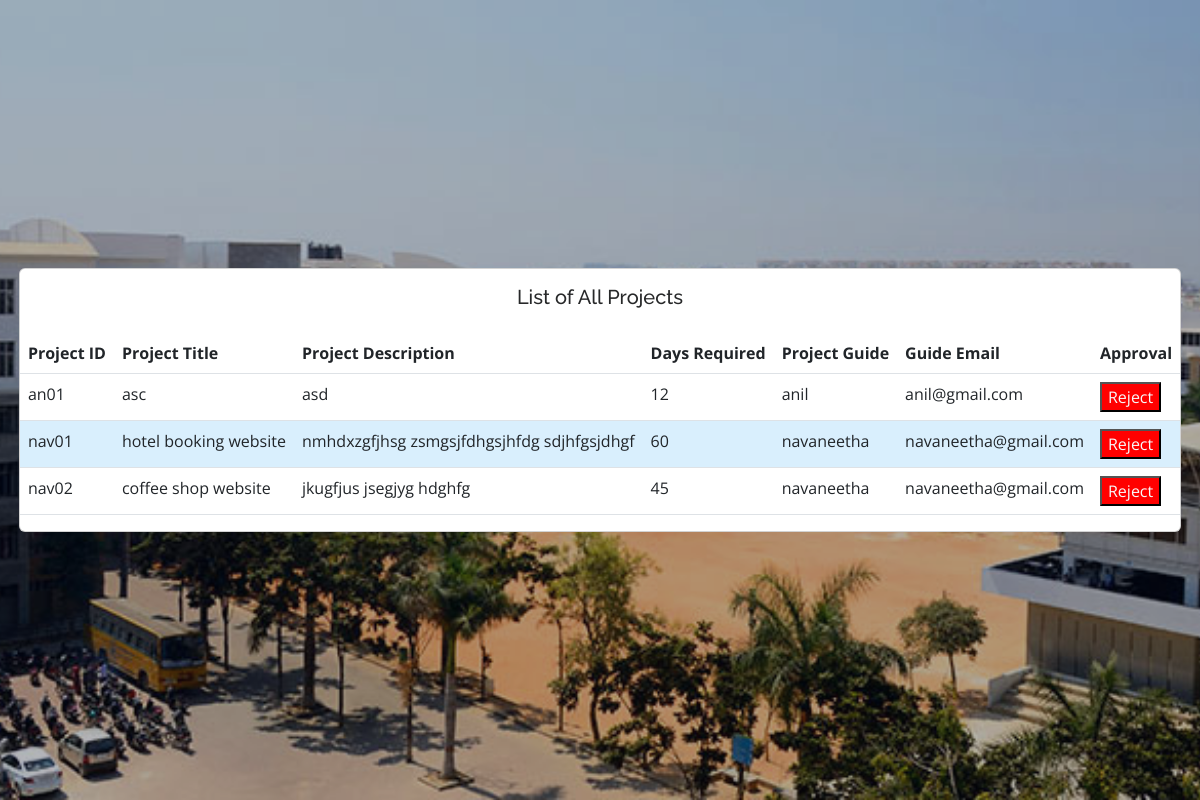
Screenshot of /iPortfolio/master-project-details.php with the database file from the repository.
### tables this page shows
CREATE TABLE `project` (
  `projectid` varchar(11) NOT NULL,
  `projectdescription` text NOT NULL,
  `projecttitle` varchar(1000) NOT NULL,
  `workingdays` int(11) NOT NULL,
  `guideemail` varchar(30) DEFAULT NULL,
  `guidename` varchar(50) DEFAULT NULL
);

### iPortfolio/master-project-details.php (the view, shortened to what this page needs)
<!DOCTYPE html>
<html lang="en">
<head>
  <link href="assets/vendor/aos/aos.css" rel="stylesheet">
  <link href="assets/vendor/bootstrap/css/bootstrap.min.css" rel="stylesheet">
  <link href="assets/vendor/bootstrap-icons/bootstrap-icons.css" rel="stylesheet">
  <link href="assets/vendor/boxicons/css/boxicons.min.css" rel="stylesheet">
  <link href="assets/vendor/glightbox/css/glightbox.min.css" rel="stylesheet">
  <link href="assets/vendor/swiper/swiper-bundle.min.css" rel="stylesheet">
  <link href="assets/css/style.css" rel="stylesheet">
</head>
<body>
  <?php
    require_once("connection.php");
    $query = " SELECT * FROM project";
    $result = mysqli_query($con,$query);
  ?>
    <section id="hero" class="d-flex flex-column justify-content-center align-items-center">
        <div class="hero-container" data-aos="fade-in">
            <div class="row">
                <div class="col-12">
                    <div class="card">
                        <div class="card-body text-center">
                            <h5 class="card-title m-b-0">List of All Projects</h5>
                        </div>
                            <div class="table-responsive">
                              <table class="table">
                                <thead class="thead-light">
                                    <tr>
                                        <th scope="col">Project ID</th>
                                        <th scope="col">Project Title</th>
                                        <th scope="col">Project Description</th>
                                        <th scope="col">Days Required</th>
                                        <th scope="col">Project Guide</th>
                                        <th scope="col">Guide Email</th>
                                        <th scope="col">Approval</th>
                                    </tr>
                                </thead>
                                <tbody class="customtable">
                                <?php
                                      while($row=mysqli_fetch_assoc($result))
                                      {
                                          $projectId = $row['projectid'];
                                          $projectTitle = $row['projecttitle'];
                                          $projectDescription = $row['projectdescription'];
                                          $workingDays = $row['workingdays'];
                                          $projectGuide = $row['guidename'];
                                          $guideEmail = $row['guideemail'];
                              ?>
                                      <tr>
                                          <td><?php echo $projectId ?></td>
                                          <td><?php echo $projectTitle ?></td>
                                          <td><?php echo $projectDescription ?></td>
                                          <td><?php echo $workingDays ?></td>
                                          <td><?php echo $projectGuide ?></td>
                                          <td><?php echo $guideEmail ?></td>
                                          <td>
                                            <?php echo '<button style="background-color:red">
                                                            <a href="delete.php?deleteid='.$projectId.'" class="text-light">Reject</a>
                                            </button>'
                                              ?></td>
                                      </tr>
                              <?php
                                       }
                               ?>
                                </tbody>
                            </table>
                            </div>
                    </div>
        </div>
      </section>
</body>
</html>

### iPortfolio/assets/css/style.css (style rules this page uses)
body { font-family: "Open Sans", sans-serif; color: #272829; }
a { color: #149ddd; text-decoration: none; }
h1, h2, h3, h4, h5, h6 { font-family: "Raleway", sans-serif; }
#hero { width: 100%; height: 100vh; background: url("../img/cmrit.jpg") top center; background-size: cover; }
#hero:before { content: ""; background: rgba(5, 13, 24, 0.3); position: absolute; bottom: 0; top: 0; left: 0; right: 0; z-index: 1; }
#hero .hero-container { position: relative; z-index: 2; min-width: 300px; }
@media (min-width: 1024px) { #hero { background-attachment: fixed; } }
section { padding: 60px 0; overflow: hidden; }
tr:nth-child(even) { background-color: #d9effd; }
* { box-sizing: border-box; }

### rows the page displays
project: projectid "an01", projecttitle "asc", projectdescription "asd", workingdays "12", guidename "anil", guideemail "anil@gmail.com"
project: projectid "nav01", projecttitle "hotel booking website", projectdescription "nmhdxzgfjhsg zsmgsjfdhgsjhfdg sdjhfgsjdhgf", workingdays "60", guidename "navaneetha", guideemail "navaneetha@gmail.com"
project: projectid "nav02", projecttitle "coffee shop website", projectdescription "jkugfjus jsegjyg hdghfg", workingdays "45", guidename "navaneetha", guideemail "navaneetha@gmail.com"
